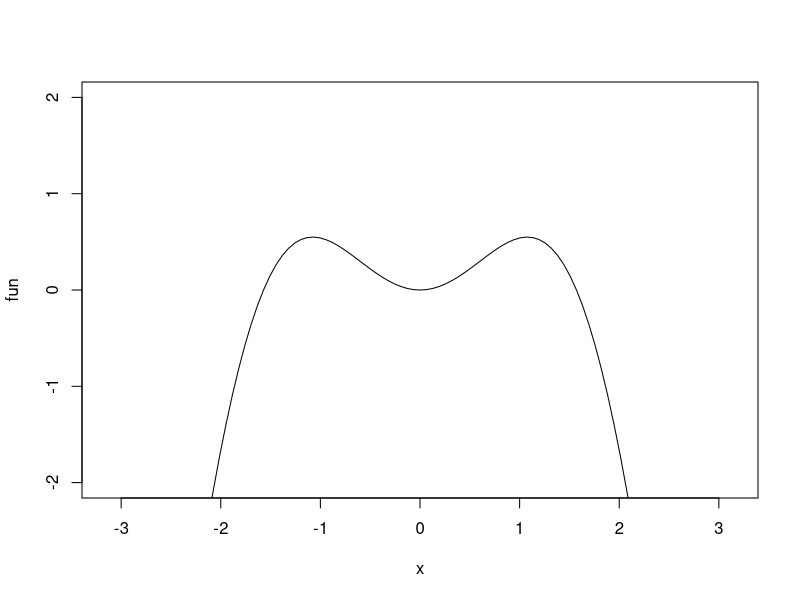
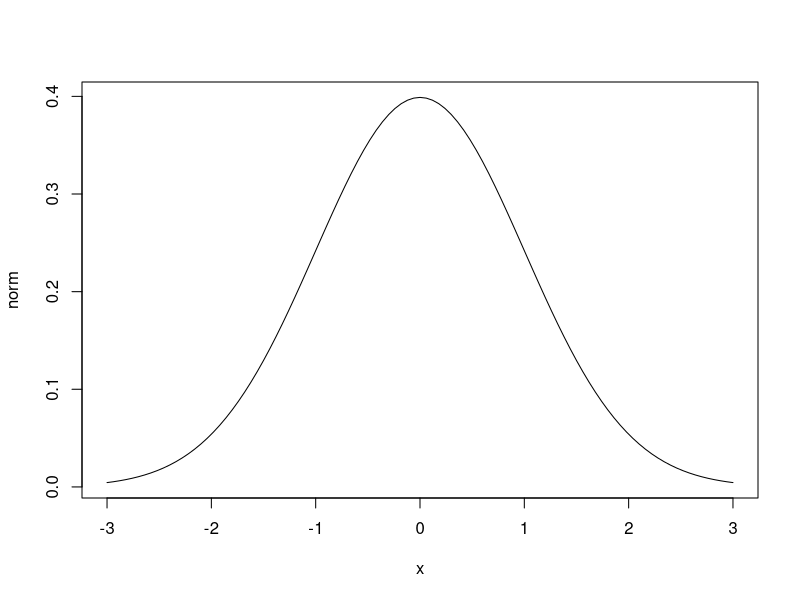

Here is the R script that generated these plots, in order:
# This is a comment! It doesn't affect your code, but it's very important to annotate your 
# code so that you and your peers will understand it later

### BASICS ###

# Let's begin by trying some basic operations. Use Command + Enter to run code line by line,
# or click the run button above. You can also highlight chunks of code and run code all at once. 
1 + 3; 4 - 1; 5 * 3; 2 / 3; 10 %% 2; 2^2

# Note that unlike a language like OCaml, floats (decimals) can be added/subtracted/etc. to integers
1.5 + 3; 4 - 1.3; 5 * 2.5; 3 / 2.5; 10 %% 2.5; 2.4^2

# We can also do computer logic with ! <- not, == <- equals, | <- or, & <- and, T <- True, F <- False
1.5 == 2; !T

# Variable assignment in R is done with <- or =. We usually deal with variables that are vectors or matrices.
x <- 2; x

# x is a vector of length 3 while z is a 3x3 matrix
x <- c(72,34,19); x
z <- cbind(c(1,2,3),c(4,5,6),c(7,8,9)); z

# The c() command combines values into a vector, 
# cbind binds vectors together as columns to form a matrix (array of like type ie. all numbers, bools, etc.)

# Try appending x to z to form a 3x4 matrix
cbind(z,x)

### FUNCTIONS ###

# We can define functions in R that take inputs and provide us with outputs.

# This function 
myfn0 <- function(x) {
  return(x+4)
}
myfn0(3)


# This function can also take in vector values and matrix values
myfn0(x)
myfn0(z)

# We can also plot functions 

fun <- function(x) x^2*cos(x)
plot(fun, xlim=c(-pi,pi), ylim=c(-2,2))

# You can also plot canonical stats distributions you've learned about in classes
# Here's a plot of the standard normal distribution. 

norm <- function(x) dnorm(x, mean=0, sd=1) 
plot(norm, xlim=c(-3,3))

# We can also define functions that act as binary operators. This function acts as addition in mod 2
"%+%" <- function(x,y) (x+y)%%2

# 10 + 3 mod 2 = 1 
10 %+% 3 

# Functions can also return a list of many values. A list is exactly what it sounds like:
myfn1 <- function(x) {
  list <- list("plus4" = x + 4, "minus4" = x - 4);
  return(list)
}
myfn1(3)

# DO: Write your own functions and binary operators. Write a function that finds the roots of a 
# quadratic equation. (the built-in fn sqrt() will be helpful). Use ?sqrt to see its specs
# Create a binary operator that does multiplication in mod 7.



### DATAFRAMES ###

# Another R datatype is called the dataframe. The dataframe is like a matrix, but can have entries of 
# different types 
# For example
p <- c(T,T,F,F);p # booleans/logicals
q <- c(1,2,3,4);q # numericals
r <- c("Seth", "Ryan", "Henry", "John");r # character
mydataframe <-data.frame(p, q, r)

# We can extract columns and entries in the dataframe (or in matrices) using [] or $

# Extract column 3
mydataframe[,3]
mydataframe$r

# Extract the element in the 2nd row and 2nd column
mydataframe[2,2]
mydataframe$q[2]

# We can also delete rows and columns of our dataframe by using the - command
# For example, delete row 1
mydataframe = mydataframe[-1,]; mydataframe

# P.S. to check the type of a variable, use ()
class("Seth")
class(T)

### REAL DATA ###

# We usually see dataframes in the context of data that has been created or compiled for us to use
# in excel spreadsheets or .csv files. We can load .csv files into R using this function 
enrollment <-read.csv("concentration-enrollment.csv"); enrollment

# This .csv file shows the number of people enrolled in each concentration from 2010-11 to 2014-15
# this dataset is courtesy of harvard open data project
concentration <- enrollment$concentration; head(concentration)

# We can look up the index of certain values of concentration by using which() and == (equality)
# Look up the index of the applied math concentration
which(concentration == "Applied Mathematics")

# DO: Extract the number of Math concentrators in 2011-12. 


# Reading documentation is a very important skill when working with any language 
# To access documentation for a function, simply run a line of code with ? in front of that function 
# Try it here with which
?which

# DO: R can also create really cool graphics. Try using reading the ?hist() documentation and 
# using hist to plot the 2011.12 enrollment data. Adjust your breaks parameter to  
# give your histogram a reasonable number of buckets and color your columns. 
# Then use ?abline to plot colored lines at the median and mean enrollment values
?hist()
?abline()



# We can also add columns to our dataframe and write new .csv files ourselves. 
# DO: Create a "rate" column that represents concentration growth from 2010.11 to 2014.15. Then 
# use the dataframe function to add your new column to the enrollment dataframe. Finally, 
# explore the documentation for the write.csv() function and save this new dataframe as 
# a new file called "rate.csv." Your newly created file should be in your Rbootcamp folder.
?write.csv()

 
# DO: As a final exercise, you will be using the dataset I used for my final R project on Kiva 
# microfinance loans. You should load the file using read.csv. Clean the data by deleting 
# the erroneous X and "lamount" columns. Then, visualize the data by plotting a histogram  
# of loan values with breaks="fd" and xlim = c(0,10000). Title your graph using main= and label the 
# x and y axes. Calculate the % of grants  above the mean grant amount using the which() and length()
# functions. Explain why mean is not a good measure of center for these data. 




# DO **BONUS**: One of the goals of my project was to see if female-identifying people asking for grants
# received less money than male-identifying people. Assuming that there is no difference between 
# genders and grant amounts, we can use a chisquare test. Read the documentation on the chisq.test(). 
# See if you can convert the amount column into a logical variable that will be True if an amount is 
# above the median, False else. Then, using chisq.test(), compare this column with the gender column.
# This can be done in one line of code.
?chisq.test


